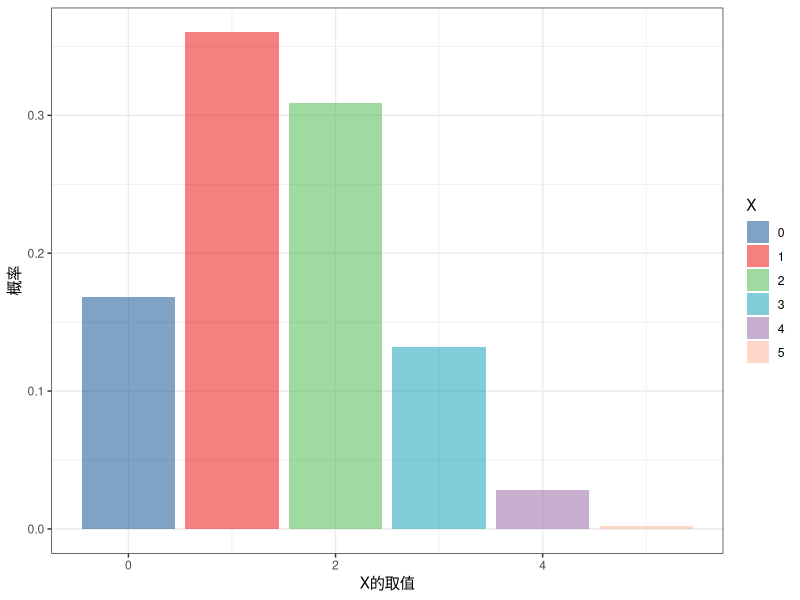
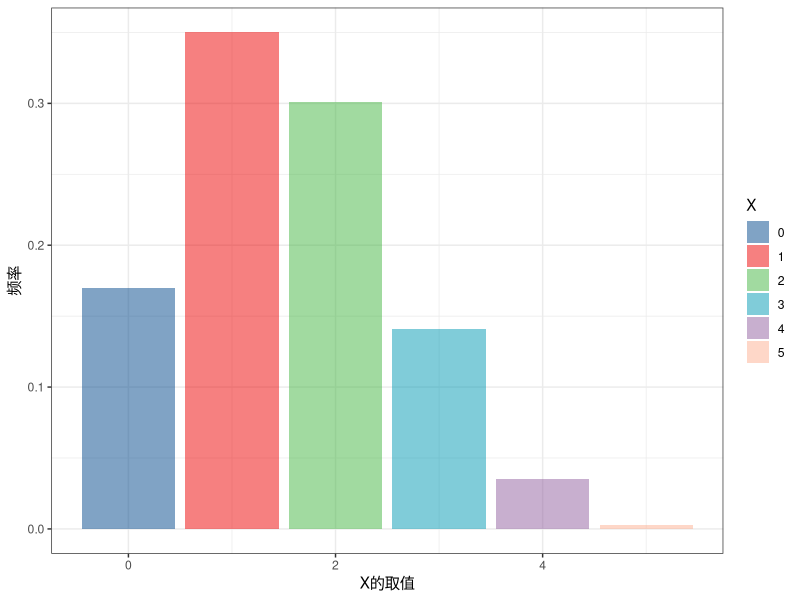
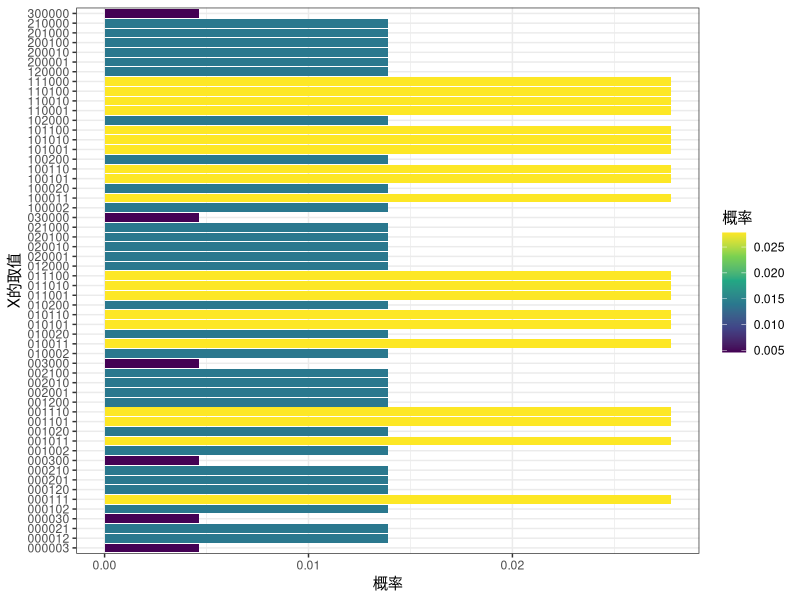
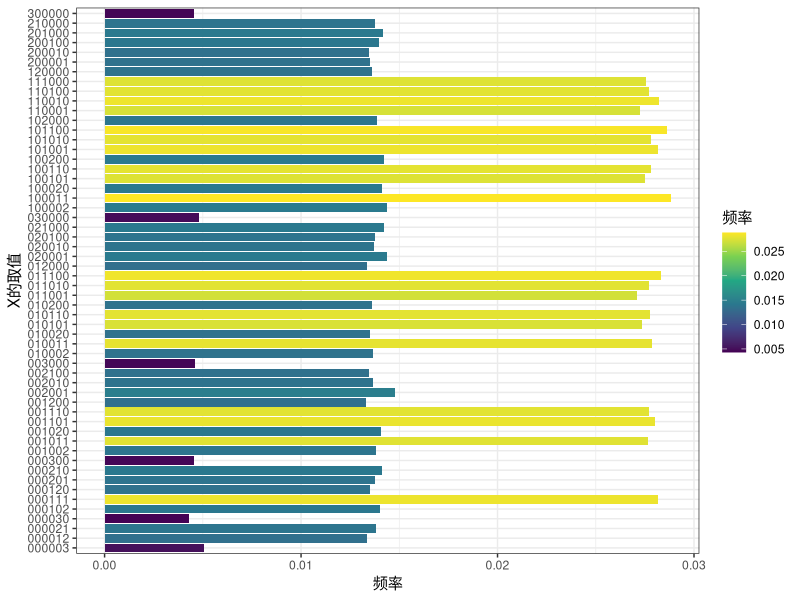
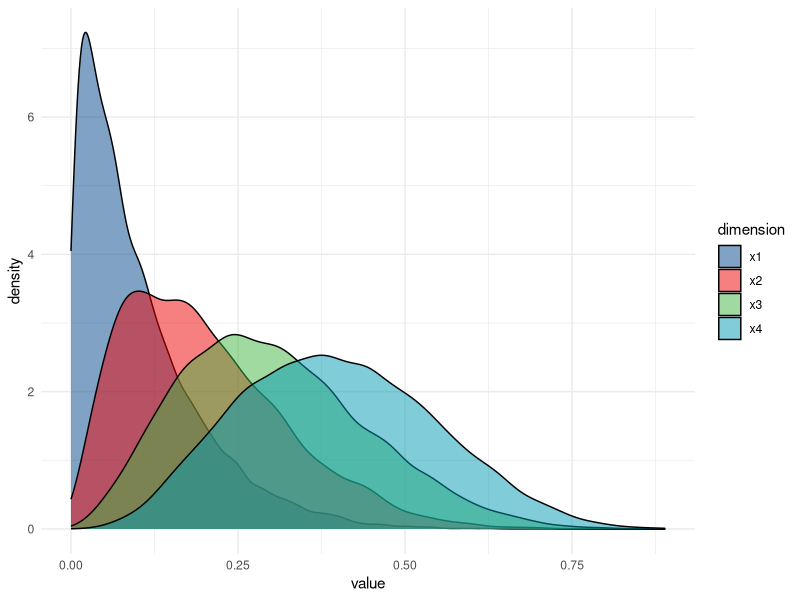
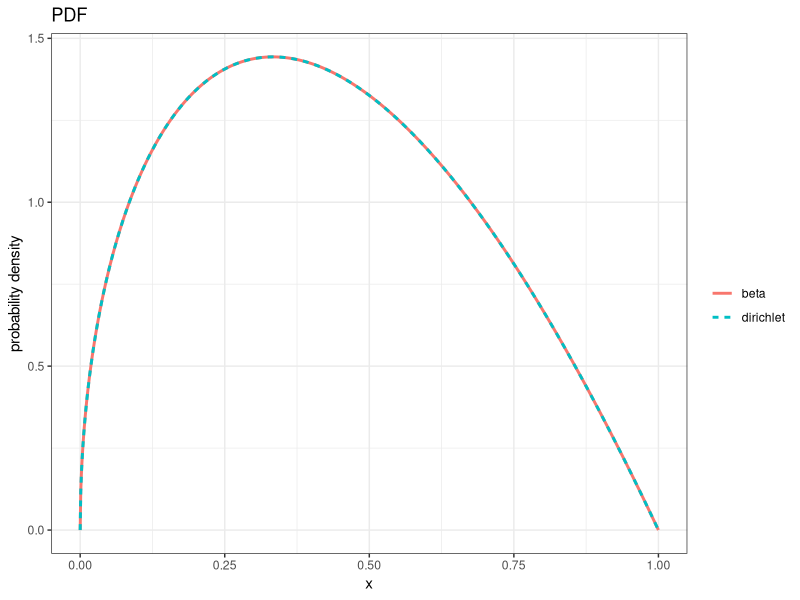
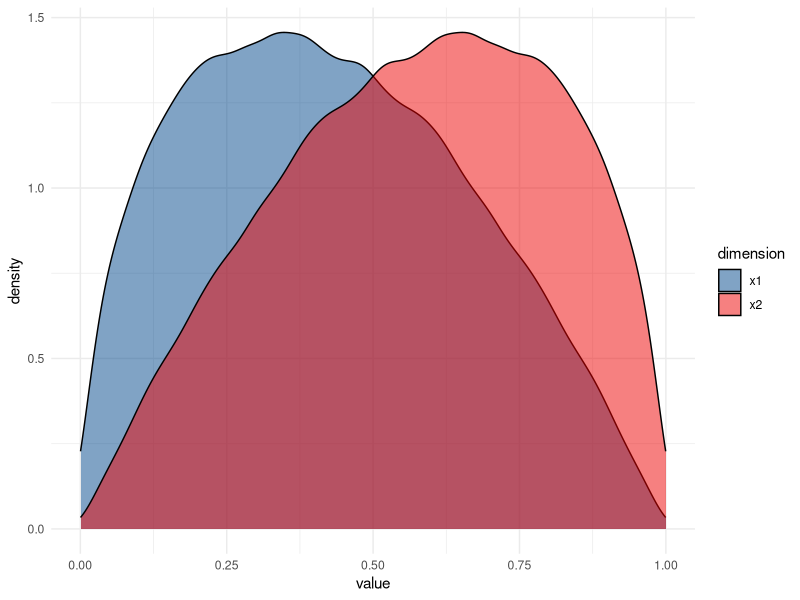
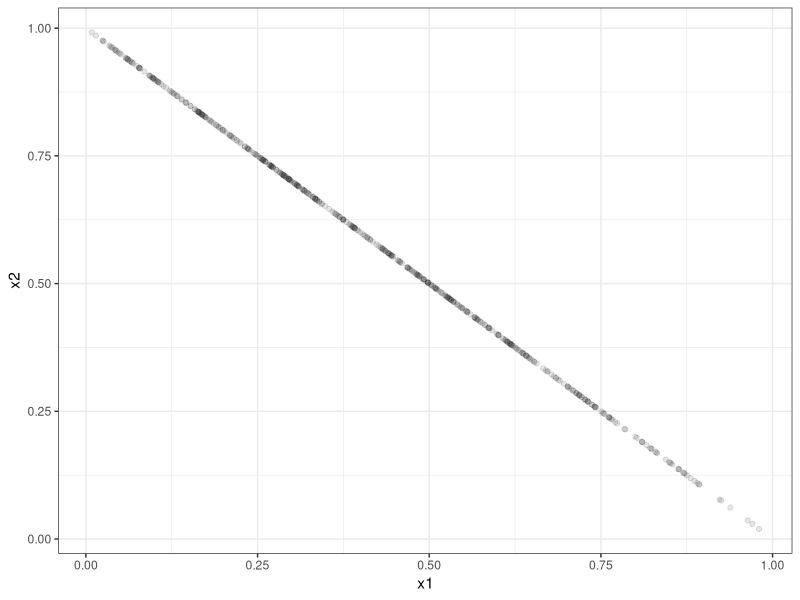

Generate these figures, in order, with R:
## ---- chunk 1
#| context: setup
#| warning: false
library(tidyverse)
library(gtools)
library(ggsci)
## ---- chunk 2
# 假设n=5,p=0.5
n=5
p=0.3
df<-data.frame(k=0:5) %>%
  mutate(p=choose(n,k)*p^k*(1-p)^(n-k),
         p2=dbinom(k,5,0.3))
df

ggplot(df,aes(k,p,fill=factor(k)))+
  geom_col()+
  scale_fill_lancet(alpha = .5)+
  labs(x='X的取值',y='概率',fill='X')+
  theme_bw()
## ---- chunk 3
# 抽样模拟
data.frame(x=rbinom(1000,5,0.3)) %>% count(x) %>%
  mutate(freq=n/sum(n)) %>%
  ggplot(aes(x,freq,fill=factor(x)))+
  geom_col()+
  scale_fill_lancet(alpha = .5)+
  labs(x='X的取值',y='频率',fill='X')+
  theme_bw()
## ---- chunk 4
# 以掷骰子举例，显然k=6,若骰子均匀，则p1=p2=p3=p4=p5=p6=1/6,假设投掷3次n=3

#PMF

f1<-function(xtext){
  x=as.numeric(strsplit(xtext,'')[[1]])
  factorial(sum(x))/prod(factorial(x))
}
f1('123')

df<-expand.grid(x1=0:3,x2=0:3,x3=0:3,x4=0:3,x5=0:3,x6=0:3) %>%
  filter(x1+x2+x3+x4+x5+x6==3) %>%
  arrange(x1,x2,x3,x4,x5,x6) %>%
  rowwise() %>%
  mutate(x=paste0(x1,x2,x3,x4,x5,x6,collapse = ','),
         n=3,
         p=f1(x)*(1/6)^x1*(1/6)^x2*(1/6)^x3*(1/6)^x4*(1/6)^x5*(1/6)^x6,
         p2=dmultinom(c(x1,x2,x3,x4,x5,x6),size=3,prob=rep(1/6,6))) %>%
  relocate(x,n,p,p2)

sum(df$p)

df %>%
  ggplot(aes(x,p,fill=p))+
  geom_col()+
  coord_flip()+
  scale_x_discrete()+
  labs(x='X的取值',y='概率',fill='概率')+
  scale_fill_viridis_c()+
  theme_bw()
## ---- chunk 5
#抽样模拟
rmultinom(n=100000,size=3,prob=rep(1/6,6)) %>% t() %>%
  as.data.frame() %>%
  setNames(paste0('x',1:6)) %>%
  count(x1,x2,x3,x4,x5,x6) %>%
  mutate(freq=n/sum(n)) %>%
  arrange(x1,x2,x3,x4,x5,x6) %>%
  rowwise() %>%
  mutate(x=paste0(x1,x2,x3,x4,x5,x6,collapse = ',')) %>%
  relocate(x,freq) %>%
  ggplot(aes(x,freq,fill=freq))+
  geom_col()+
  coord_flip()+
  scale_fill_viridis_c()+
  theme_bw()+
  labs(x='X的取值',y='频率',fill='频率')
## ---- chunk 6
df<-rdirichlet(10000,alpha=c(1,2,3,4))
head(df)
head(rowSums(df))

apply(df,2,summary)
df %>% as.data.frame() %>%
  setNames(paste0('x',1:4)) %>%
  pivot_longer(cols=x1:x4,names_to = 'dimension',values_to = 'value') %>%
  ggplot(aes(value,fill=dimension))+
  geom_density()+
  scale_fill_lancet(alpha = .5)+
  theme_minimal()
## ---- chunk 7
# 贝塔分布与狄利克雷分布
df<-data.frame(x=seq(0,1,length.out=1000)) %>%
  mutate(pd_beta=dbeta(x,shape1 = 1.5,shape2=2)) %>%
  rowwise() %>%
  mutate(pd_diri=ddirichlet(c(x,1-x),alpha = c(1.5,2)))

head(df)

#PDF
ggplot(df,aes(x))+
  geom_line(aes(y=pd_beta,linetype='beta',col='beta'),linewidth = 1)+
  geom_line(aes(y=pd_diri,linetype='dirichlet',col='dirichlet'),linewidth = 1)+
  theme_bw()+
  labs(linetype='',col='',y='probability density',title='PDF')
  
## ---- chunk 8
rdirichlet(100000,alpha=c(1.5,2)) %>% 
  as.data.frame() %>%
  setNames(paste0('x',1:2)) %>%
  pivot_longer(cols=x1:x2,names_to = 'dimension',values_to = 'value') %>%
  ggplot(aes(value,fill=dimension))+
  geom_density()+
  scale_fill_lancet(alpha = .5)+
  theme_minimal()
## ---- chunk 9
rdirichlet(500,alpha=c(1.5,2)) %>% 
  as.data.frame() %>%
  setNames(paste0('x',1:2)) %>%
  ggplot(aes(x1,x2))+
  geom_point(alpha=.1)+
  theme_bw()
## ---- chunk 10
plot_data <- expand.grid(alpha = c(0.2,0.5,1,2,5), beta = c(0.2,0.5, 1, 2,5)) %>%
  mutate(data=pmap(list(alpha,beta),~{
    x=seq(0,1,length.out=1000)
    data.frame(x=x,y=dbeta(x,.x,.y))
  }))

plot_data %>%
  unnest(data) %>%
  mutate(params=sprintf('α=%s,β=%s',alpha,beta)) %>%
  ggplot(aes(x,y))+
  geom_line(aes(group=params,color=factor(beta))) +
  facet_wrap(~alpha,nrow=1,drop = T,labeller = as_labeller(function(x)paste0('α=',x)))+
  labs(color='β=')+
  theme_bw()

plot_data %>%
  unnest(data) %>%
  mutate(params=sprintf('α=%s,β=%s',alpha,beta)) %>%
  ggplot(aes(x,y))+
  geom_line(aes(group=params,color=factor(beta))) +
  facet_wrap(~alpha,nrow=1,drop = T,labeller = as_labeller(function(x)paste0('α=',x)))+
  labs(color='β=')+
  theme_bw()+
  coord_cartesian(ylim=c(0,10))

plot_data %>%
  unnest(data) %>%
  mutate(params=sprintf('α=%s,β=%s',alpha,beta)) %>%
  filter(alpha<1,beta<1) %>%
  ggplot(aes(x,y))+
  geom_line(aes(group=params,color=factor(beta))) +
  facet_wrap(~alpha,nrow=1,drop = T,labeller = as_labeller(function(x)paste0('α=',x)))+
  labs(color='β=',title='α<1,β<1')+
  theme_bw()+
  coord_cartesian(ylim=c(0,10))

plot_data %>%
  unnest(data) %>%
  mutate(params=sprintf('α=%s,β=%s',alpha,beta)) %>%
  filter(alpha>1,beta>1) %>%
  ggplot(aes(x,y))+
  geom_line(aes(group=params,color=factor(beta))) +
  facet_wrap(~alpha,nrow=1,drop = T,labeller = as_labeller(function(x)paste0('α=',x)))+
  labs(color='β=',title='α>1,β>1')+
  theme_bw()+
  coord_cartesian(ylim=c(0,10))

plot_data %>%
  unnest(data) %>%
  mutate(params=sprintf('α=%s,β=%s',alpha,beta)) %>%
  filter(alpha==1) %>%
  ggplot(aes(x,y))+
  geom_line(aes(group=params,color=factor(beta))) +
  labs(color='β',title='α=1')+
  theme_bw()+
  coord_cartesian(ylim=c(0,10))


plot_data %>%
  unnest(data) %>%
  mutate(params=sprintf('α=%s,β=%s',alpha,beta)) %>%
  filter(beta==1) %>%
  ggplot(aes(x,y))+
  geom_line(aes(group=params,color=factor(alpha))) +
  labs(color='α=',title='β=1')+
  theme_bw()+
  coord_cartesian(ylim=c(0,10))

plot_data %>%
  unnest(data) %>%
  mutate(params=sprintf('α=%s,β=%s',alpha,beta)) %>%
  filter(alpha==beta) %>%
  ggplot(aes(x,y))+
  geom_line(aes(group=params,color=factor(beta))) +
  labs(color='α=β',title='α=β')+
  theme_bw()+
  coord_cartesian(ylim=c(0,10))

plot_data %>%
  unnest(data) %>%
  mutate(params=sprintf('α=%s,β=%s',alpha,beta)) %>%
  filter(alpha>beta) %>%
  ggplot(aes(x,y))+
  geom_line(aes(group=params,color=factor(beta))) +
  facet_wrap(~alpha,nrow=1,drop = T,labeller = as_labeller(function(x)paste0('α=',x)))+
  labs(color='β=',title='α>β')+
  theme_bw()+
  coord_cartesian(ylim=c(0,10))

plot_data %>%
  unnest(data) %>%
  mutate(params=sprintf('α=%s,β=%s',alpha,beta)) %>%
  filter(alpha<beta) %>%
  ggplot(aes(x,y))+
  geom_line(aes(group=params,color=factor(beta))) +
  facet_wrap(~alpha,nrow=1,drop = T,labeller = as_labeller(function(x)paste0('α=',x)))+
  labs(color='β=',title='α<β')+
  theme_bw()+
  coord_cartesian(ylim=c(0,10))+
  theme(str)
## ---- chunk 11
plot_data <- expand.grid(alpha = c(0.2,0.5,1,2,5), beta = c(0.2,0.5, 1, 2,5)) %>%
  mutate(data=pmap(list(alpha,beta),~{
    x=seq(0,10,length.out=1000)
    data.frame(x=x,y=dgamma(x,shape=.x,scale=.y))
  }))

plot_data %>%
  unnest(data) %>%
  mutate(params=sprintf('α=%s(shape),β=%s(scale)',alpha,beta)) %>%
  ggplot(aes(x,y))+
  geom_line(aes(group=params,color=factor(beta))) +
  facet_wrap(~alpha,nrow=1,drop = T,labeller = as_labeller(function(x)paste0('α=',x)))+
  labs(color='β=')+
  theme_bw()


plot_data %>%
  unnest(data) %>%
  mutate(params=sprintf('α=%s,β=%s',alpha,beta)) %>%
  ggplot(aes(x,y))+
  geom_line(aes(group=params,color=factor(beta))) +
  facet_wrap(~alpha,nrow=1,drop = T,labeller = as_labeller(function(x)paste0('α=',x)))+
  labs(color='β=')+
  theme_bw()+
  coord_cartesian(ylim=c(0,5))

plot_data %>%
  unnest(data) %>%
  mutate(params=sprintf('α=%s,β=%s',alpha,beta)) %>%
  filter(alpha<1,beta<1) %>%
  ggplot(aes(x,y))+
  geom_line(aes(group=params,color=factor(beta))) +
  facet_wrap(~alpha,nrow=1,drop = T,labeller = as_labeller(function(x)paste0('α=',x)))+
  labs(color='β=',title='α<1,β<1')+
  theme_bw()+
  coord_cartesian(ylim=c(0,5))

plot_data %>%
  unnest(data) %>%
  mutate(params=sprintf('α=%s,β=%s',alpha,beta)) %>%
  filter(alpha>1,beta>1) %>%
  ggplot(aes(x,y))+
  geom_line(aes(group=params,color=factor(beta))) +
  facet_wrap(~alpha,nrow=1,drop = T,labeller = as_labeller(function(x)paste0('α=',x)))+
  labs(color='β=',title='α>1,β>1')+
  theme_bw()+
  coord_cartesian(ylim=c(0,5))

plot_data %>%
  unnest(data) %>%
  mutate(params=sprintf('α=%s,β=%s',alpha,beta)) %>%
  filter(alpha==1) %>%
  ggplot(aes(x,y))+
  geom_line(aes(group=params,color=factor(beta))) +
  labs(color='β',title='α=1')+
  theme_bw()+
  coord_cartesian(ylim=c(0,5))


plot_data %>%
  unnest(data) %>%
  mutate(params=sprintf('α=%s,β=%s',alpha,beta)) %>%
  filter(beta==1) %>%
  ggplot(aes(x,y))+
  geom_line(aes(group=params,color=factor(alpha))) +
  labs(color='α=',title='β=1')+
  theme_bw()+
  coord_cartesian(ylim=c(0,5))

plot_data %>%
  unnest(data) %>%
  mutate(params=sprintf('α=%s,β=%s',alpha,beta)) %>%
  filter(alpha==beta) %>%
  ggplot(aes(x,y))+
  geom_line(aes(group=params,color=factor(beta))) +
  labs(color='α=β',title='α=β')+
  theme_bw()+
  coord_cartesian(ylim=c(0,5))

plot_data %>%
  unnest(data) %>%
  mutate(params=sprintf('α=%s,β=%s',alpha,beta)) %>%
  filter(alpha>beta) %>%
  ggplot(aes(x,y))+
  geom_line(aes(group=params,color=factor(beta))) +
  facet_wrap(~alpha,nrow=1,drop = T,labeller = as_labeller(function(x)paste0('α=',x)))+
  labs(color='β=',title='α>β')+
  theme_bw()+
  coord_cartesian(ylim=c(0,5))

plot_data %>%
  unnest(data) %>%
  mutate(params=sprintf('α=%s,β=%s',alpha,beta)) %>%
  filter(alpha<beta) %>%
  ggplot(aes(x,y))+
  geom_line(aes(group=params,color=factor(beta))) +
  facet_wrap(~alpha,nrow=1,drop = T,labeller = as_labeller(function(x)paste0('α=',x)))+
  labs(color='β=',title='α<β')+
  theme_bw()+
  coord_cartesian(ylim=c(0,5))+
  theme(str)
## ---- chunk 12
plot_data <- expand.grid(alpha = 1, beta = c(0.2,0.5, 1, 2,5)) %>%
  mutate(data=pmap(list(alpha,beta),~{
    x=seq(0,10,length.out=1000)
    data.frame(x=x,y=dgamma(x,shape=.x,scale=.y),
               y2=dexp(x,rate=1/.y))
  }))

head(plot_data %>% unnest(data))

plot_data %>%
  unnest(data) %>%
  mutate(params=sprintf('α=1,β=%s(λ=%s)',beta,round(1/beta,2))) %>%
  ggplot(aes(x,y))+
  geom_line(aes(group=params,color=params)) +
  labs(color='β(scale)=',title='指数分布(α=1)')+
  theme_bw()
## ---- chunk 13
plot_data <- expand.grid(k = 1:5, beta = 2) %>%
  mutate(alpha=k/2) %>%
  mutate(data=pmap(list(alpha,beta,k),~{
    x=seq(0,10,length.out=1000)
    data.frame(x=x,y=dgamma(x,..1,scale=..2),
               y2=dchisq(x,..3))
  }))

head(plot_data %>% unnest(data))

plot_data %>%
  unnest(data) %>%
  mutate(params=sprintf('α=%s(k=%s),β=%s(scale),',alpha,k,beta)) %>%
  ggplot(aes(x,y))+
  geom_line(aes(group=params,color=params)) +
  labs(color='β=',title='卡方分布(β=2)')+
  theme_bw()
## ---- chunk 14
#α很大时接近 正态分布
plot_data<-expand.grid(alpha = 1:10, beta = c(0.5, 1, 2)) %>%
  mutate(data=pmap(list(alpha,beta),~{
    x=seq(0,2*.x*.y,length.out=100)
    data.frame(x=x,y=dgamma(x,shape=.x,scale=.y),
               y2=dnorm(x,.x*.y,sqrt(.x*.y^2)))
  }))

head(plot_data %>% unnest(data))

plot_data %>%
  unnest(data) %>%
  mutate(params=sprintf('α=%s',alpha)) %>%
  ggplot(aes(x,y))+
  geom_line(aes(group=params,color=params)) +
  facet_wrap(~beta,nrow=1,drop = T,labeller = as_labeller(function(x)paste0('beta=',x)),scales = 'free')+
  labs(color='α=',title='')+
  theme_bw()


plot_data %>%
  unnest(data) %>%
  mutate(diff=y2-y) %>%
  ggplot(aes(diff,fill=alpha))+
  geom_density()+
  facet_grid(alpha~beta)+
  xlim(c(-.1,.1))
## ---- chunk 15
# 生成参数组合并计算威布尔分布密度数据
plot_data <- expand.grid(
  k = c(0.5, 1, 1.5, 2, 3),           # 形状参数 k
  lambda = c(0.5, 1, 1.5, 2, 3)       # 尺度参数 λ
) %>%
  mutate(data = pmap(list(k, lambda), ~ {
    x <- seq(0, 5, length.out = 1000)
    data.frame(x = x, y = dweibull(x, shape = ..1, scale = ..2))
  }))

# 绘图
plot_data %>%
  unnest(data) %>%
  mutate(params = sprintf("k=%s, λ=%s", k, lambda)) %>%
  ggplot(aes(x = x, y = y)) +
  geom_line(aes(color = factor(lambda), group = params)) +
  facet_wrap(~ k, nrow = 1, labeller = as_labeller(function(x) paste0("k=", x))) +
  labs(color = "λ", title = "威布尔分布密度曲线") +
  theme_bw() +
  coord_cartesian(ylim = c(0, 2))

